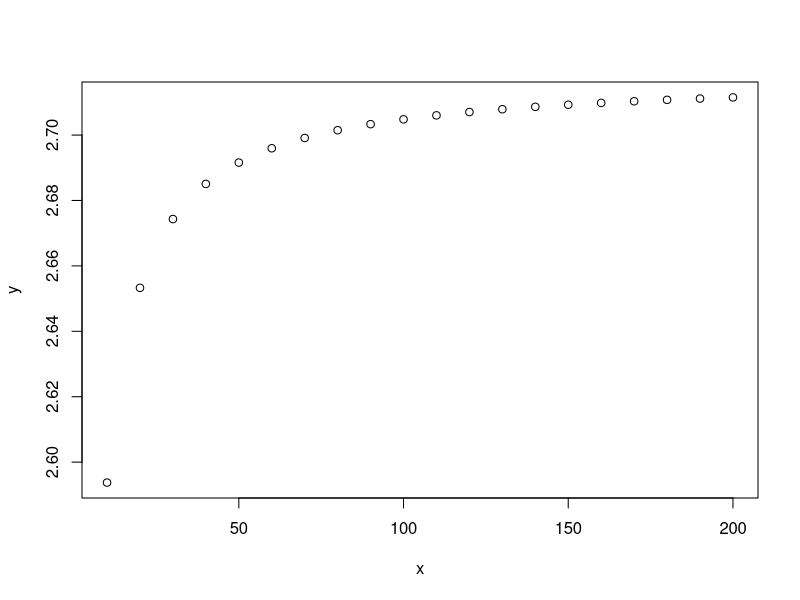

R code for this plot:
## ---- chunk 1
rm(list=ls())
## ---- chunk 2
getwd()
## ---- chunk 3
list.files()
## ---- chunk 4
# setwd()
## ---- chunk 5
library("dplyr")
## ---- chunk 6
(1 + 1/100)^100
17 %% 5
17 %/% 5
## ---- chunk 7
exp(1)
## ---- chunk 8
options(digits = 16)
exp(1)
## ---- chunk 9
 pi
## ---- chunk 10
sin(pi/6)
## ---- chunk 11
floor(sin(pi/6))
ceiling(sin(pi/6))
## ---- chunk 12
x <- 100  # entero
## ---- chunk 13
(1 + 1/x)^x
## ---- chunk 14
x <- 200
## ---- chunk 15
(1 + 1/x)^x
## ---- chunk 16
y <- (1 + 1/x)^x
y
## ---- chunk 17
seq(from = 1, to = 9, by = 2)
## ---- chunk 18
seq(from = 1, to = 9)
## ---- chunk 19
help(seq)
## ---- chunk 20
seq(1, 9, 2)
## ---- chunk 21
seq(to = 9, from = 1)
## ---- chunk 22
seq(by = -2, 9, 1)
## ---- chunk 23
x <- 9
seq(1, x, x/3)
## ---- chunk 24
(x <- seq(1, 20, by = 2))
## ---- chunk 25
(y <- rep(3, 4))
## ---- chunk 26
(z <- c(y, x))
## ---- chunk 27
(x <- 100:110)
## ---- chunk 28
i <- c(1, 3, 2)
x[i]

## ---- chunk 29
j <- c(-1, -2, -3)
x[j]

## ---- chunk 30
x[1] <- 1000
x
## ---- chunk 31
x <- c()
length(x)

## ---- chunk 32
x <- c(1, 2, 3)
y <- c(4, 5, 6)
x * y
## ---- chunk 33
x + y
## ---- chunk 34
y^x
## ---- chunk 35
c(1, 2, 3, 4) + c(1, 2)
## ---- chunk 36
(1:10) ^ c(1, 2)
## ---- chunk 37
2 + c(1, 2, 3)
## ---- chunk 38
2 * c(1, 2, 3)
## ---- chunk 39
(1:10)^2
## ---- chunk 40
sqrt(1:6)
## ---- chunk 41
mean(1:6)
## ---- chunk 42
sort(c(5,1,3,4,2))
## ---- chunk 43
x <- c(1.2, 0.9, 0.8, 1.0, 1.2)
x.mean <- sum(x)/length(x)
x.mean - mean(x)
## ---- chunk 44
x.var <- sum((x - x.mean)^2)/(length(x) - 1)
x.var - var(x)

## ---- chunk 45
dt <- 0.005
t <- seq(0, pi/6, by = dt)
ft <- cos(t)
(I <- sum(ft)*dt)

## ---- chunk 46
I - sin(pi/6)
## ---- chunk 47
x <- seq(10, 200, by = 10)
y <- (1 + 1/x)^x
exp(1) - y
## ---- chunk 48
plot(x, y)
## ---- chunk 49
a <- NA   # Asignando NA a una variable
is.na(a)  # Esta variable es missing?
## ---- chunk 50
a <- c(11,NA,13)  # Asignando NA a uno de los elementos de un vector
is.na(a)          # Identificando los valores missings
## ---- chunk 51
any(is.na(a))   #Hay algún dato missing?
## ---- chunk 52
mean(a)
## ---- chunk 53
 mean(a, na.rm = TRUE)  # Los valores missings pueden ser removidos
## ---- chunk 54
c(0,0,1,1)|c(0,1,0,1)
## ---- chunk 55
xor(c(0,0,1,1),c(0,1,0,1))
## ---- chunk 56
x <- 1:20
x %% 4 == 0
## ---- chunk 57
(y <- x[x %% 4 == 0])
## ---- chunk 58
x <- c(1, NA, 3, 4)
x > 2
## ---- chunk 59
x[x > 2]
## ---- chunk 60
subset(x, subset = x > 2)
## ---- chunk 61
x <- c(1, 1, 2, 3, 5, 8, 13)
which(x %% 2 == 0)
## ---- chunk 62
2 * 2 == 4
## ---- chunk 63
sqrt(2) * sqrt(2) == 2
## ---- chunk 64
all.equal(sqrt(2) * sqrt(2), 2)
## ---- chunk 65
(A <- matrix(1:6, nrow = 2, ncol = 3, byrow = TRUE))

## ---- chunk 66
dim(A)
## ---- chunk 67
A[1, 3] <- 0
A[, 2:3]
## ---- chunk 68
(B <- diag(c(1, 2, 3)))
## ---- chunk 69
(A <- matrix(c(3, 5, 2, 3), nrow = 2, ncol = 2))

## ---- chunk 70
(B <- matrix(c(1, 1, 0, 1), nrow = 2, ncol = 2))
## ---- chunk 71
 A %*% B
## ---- chunk 72
 A * B
## ---- chunk 73
 (A.inv <- solve(A))
## ---- chunk 74
A %*% A.inv
## ---- chunk 75
 A^(-1)
## ---- chunk 76
A <- matrix(c(3, 5, 2, 3), nrow = 2, ncol = 2)
(x <- c(1,2))
## ---- chunk 77
 x %*% A
## ---- chunk 78
 A %*% x
## ---- chunk 79

